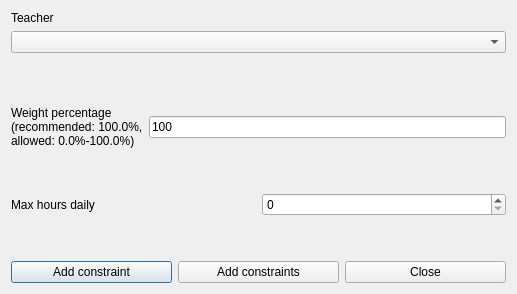
<?xml version="1.0" encoding="UTF-8"?>
<ui version="4.0">
 <class>AddConstraintTeacherMaxHoursDailyRealDaysForm_template</class>
 <widget class="QDialog" name="AddConstraintTeacherMaxHoursDailyRealDaysForm_template">
  <property name="geometry">
   <rect>
    <x>0</x>
    <y>0</y>
    <width>517</width>
    <height>294</height>
   </rect>
  </property>
  <property name="windowTitle">
   <string extracomment="This is the title of the dialog to add a new constraint of this type">Add teacher max hours daily real days</string>
  </property>
  <layout class="QGridLayout" name="gridLayout">
   <item row="0" column="0">
    <layout class="QVBoxLayout" name="verticalLayout">
     <item>
      <widget class="QLabel" name="teacherTextLabel">
       <property name="frameShape">
        <enum>QFrame::NoFrame</enum>
       </property>
       <property name="frameShadow">
        <enum>QFrame::Plain</enum>
       </property>
       <property name="text">
        <string>Teacher</string>
       </property>
       <property name="wordWrap">
        <bool>false</bool>
       </property>
      </widget>
     </item>
     <item>
      <widget class="QComboBox" name="teachersComboBox">
       <property name="editable">
        <bool>false</bool>
       </property>
       <property name="insertPolicy">
        <enum>QComboBox::NoInsert</enum>
       </property>
       <property name="duplicatesEnabled">
        <bool>false</bool>
       </property>
      </widget>
     </item>
    </layout>
   </item>
   <item row="1" column="0">
    <spacer name="verticalSpacer">
     <property name="orientation">
      <enum>Qt::Vertical</enum>
     </property>
     <property name="sizeHint" stdset="0">
      <size>
       <width>20</width>
       <height>47</height>
      </size>
     </property>
    </spacer>
   </item>
   <item row="2" column="0">
    <layout class="QHBoxLayout" name="horizontalLayout_3">
     <item>
      <widget class="QLabel" name="weightTextLabel">
       <property name="frameShape">
        <enum>QFrame::NoFrame</enum>
       </property>
       <property name="frameShadow">
        <enum>QFrame::Plain</enum>
       </property>
       <property name="text">
        <string>Weight percentage
(recommended: 100.0%,
allowed: 0.0%-100.0%)</string>
       </property>
       <property name="wordWrap">
        <bool>false</bool>
       </property>
      </widget>
     </item>
     <item>
      <widget class="QLineEdit" name="weightLineEdit">
       <property name="text">
        <string notr="true">100</string>
       </property>
      </widget>
     </item>
    </layout>
   </item>
   <item row="3" column="0">
    <spacer name="verticalSpacer_2">
     <property name="orientation">
      <enum>Qt::Vertical</enum>
     </property>
     <property name="sizeHint" stdset="0">
      <size>
       <width>20</width>
       <height>29</height>
      </size>
     </property>
    </spacer>
   </item>
   <item row="4" column="0">
    <layout class="QHBoxLayout" name="horizontalLayout_2">
     <item>
      <widget class="QLabel" name="maxHoursTextLabel">
       <property name="frameShape">
        <enum>QFrame::NoFrame</enum>
       </property>
       <property name="frameShadow">
        <enum>QFrame::Plain</enum>
       </property>
       <property name="text">
        <string>Max hours daily</string>
       </property>
       <property name="wordWrap">
        <bool>false</bool>
       </property>
      </widget>
     </item>
     <item>
      <widget class="QSpinBox" name="maxHoursSpinBox"/>
     </item>
    </layout>
   </item>
   <item row="5" column="0">
    <spacer name="verticalSpacer_3">
     <property name="orientation">
      <enum>Qt::Vertical</enum>
     </property>
     <property name="sizeHint" stdset="0">
      <size>
       <width>20</width>
       <height>30</height>
      </size>
     </property>
    </spacer>
   </item>
   <item row="6" column="0">
    <layout class="QHBoxLayout" name="horizontalLayout">
     <item>
      <widget class="QPushButton" name="addConstraintPushButton">
       <property name="text">
        <string>Add constraint</string>
       </property>
      </widget>
     </item>
     <item>
      <widget class="QPushButton" name="addConstraintsPushButton">
       <property name="text">
        <string>Add constraints</string>
       </property>
      </widget>
     </item>
     <item>
      <widget class="QPushButton" name="closePushButton">
       <property name="text">
        <string>Close</string>
       </property>
      </widget>
     </item>
    </layout>
   </item>
  </layout>
 </widget>
 <layoutdefault spacing="6" margin="11"/>
 <resources/>
 <connections/>
</ui>
